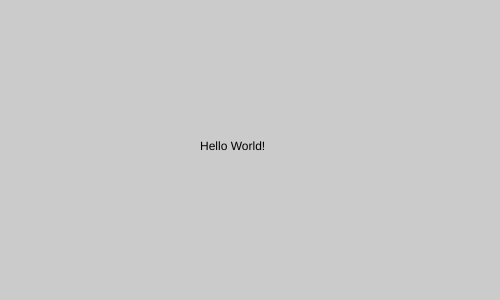
Frame 1 (no input)
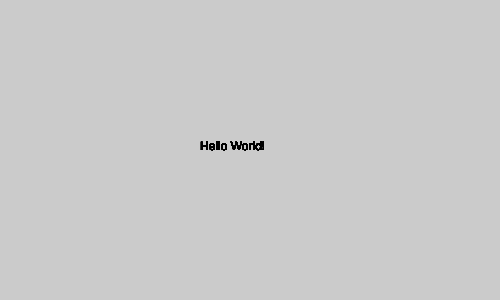
Frame 60 (no input)
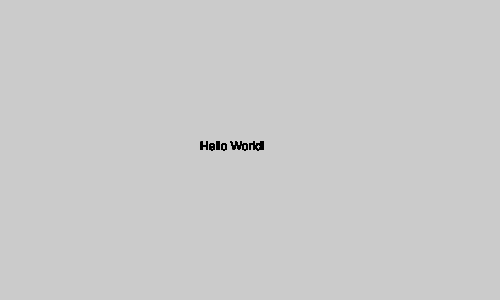
Frame 120 (the mouse pressed at the canvas centre since frame 60)

The p5.js sketch that drew these frames (run headless with seeded random() and noise() and a simulated clock; from frame 60 on, the mouse is pressed at the canvas centre):

// p5.js sketch
// ── sketch.js
// I started writing the setup function
function setup() {

  // Then, I created a cavas (500px wide and 300px high)
  createCanvas(500, 300);

  //I declared the brackground color (203)
  background(203);
}


// Declare the draw() function
function draw(){

  // I used the text function to write "Hello World!"
  text("Hello World!", 200, 150);
}
